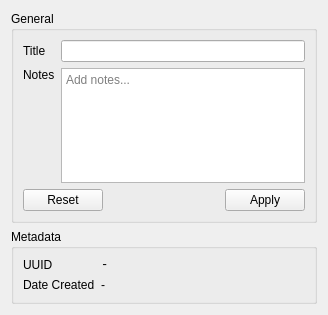
<?xml version="1.0" encoding="UTF-8"?>
<ui version="4.0">
 <class>DetailSection</class>
 <widget class="QWidget" name="DetailSection">
  <property name="geometry">
   <rect>
    <x>0</x>
    <y>0</y>
    <width>328</width>
    <height>315</height>
   </rect>
  </property>
  <property name="windowTitle">
   <string>DetailSection</string>
  </property>
  <layout class="QVBoxLayout" name="verticalLayout">
   <item>
    <widget class="QGroupBox" name="generalGroupBox">
     <property name="title">
      <string>General</string>
     </property>
     <layout class="QFormLayout" name="generalFormLayout">
      <item row="0" column="0">
       <widget class="QLabel" name="titleLabel">
        <property name="text">
         <string>Title</string>
        </property>
       </widget>
      </item>
      <item row="0" column="1">
       <widget class="QLineEdit" name="titleLineEdit"/>
      </item>
      <item row="1" column="0">
       <widget class="QLabel" name="notesLabel">
        <property name="text">
         <string>Notes</string>
        </property>
        <property name="alignment">
         <set>Qt::AlignLeading|Qt::AlignLeft|Qt::AlignTop</set>
        </property>
       </widget>
      </item>
      <item row="1" column="1">
       <widget class="QPlainTextEdit" name="notesPlainTextEdit">
        <property name="placeholderText">
         <string>Add notes...</string>
        </property>
       </widget>
      </item>
      <item row="2" column="0" colspan="2">
       <widget class="QDialogButtonBox" name="buttonBox">
        <property name="standardButtons">
         <set>QDialogButtonBox::Apply|QDialogButtonBox::Reset</set>
        </property>
        <property name="centerButtons">
         <bool>false</bool>
        </property>
       </widget>
      </item>
     </layout>
    </widget>
   </item>
   <item>
    <widget class="QGroupBox" name="metadataGroupBox">
     <property name="title">
      <string>Metadata</string>
     </property>
     <layout class="QFormLayout" name="metadataFormLayout">
      <item row="0" column="0">
       <widget class="QLabel" name="uuidLabel">
        <property name="text">
         <string>UUID</string>
        </property>
       </widget>
      </item>
      <item row="0" column="1">
       <widget class="QLabel" name="uuidDisplayLabel">
        <property name="font">
         <font>
          <family>Consolas</family>
         </font>
        </property>
        <property name="text">
         <string>-</string>
        </property>
       </widget>
      </item>
      <item row="1" column="0">
       <widget class="QLabel" name="dateCreatedLabel">
        <property name="text">
         <string>Date Created</string>
        </property>
       </widget>
      </item>
      <item row="1" column="1">
       <widget class="QLabel" name="dataCreatedDisplayLabel">
        <property name="text">
         <string>-</string>
        </property>
       </widget>
      </item>
     </layout>
    </widget>
   </item>
   <item>
    <spacer name="verticalSpacer">
     <property name="orientation">
      <enum>Qt::Vertical</enum>
     </property>
     <property name="sizeHint" stdset="0">
      <size>
       <width>20</width>
       <height>40</height>
      </size>
     </property>
    </spacer>
   </item>
  </layout>
 </widget>
 <resources/>
 <connections/>
</ui>
